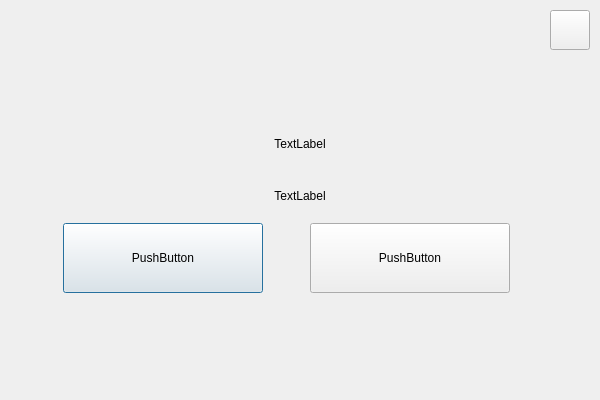
<?xml version="1.0" encoding="UTF-8"?>
<ui version="4.0">
 <class>DlgInfoClass</class>
 <widget class="QDialog" name="DlgInfoClass">
  <property name="geometry">
   <rect>
    <x>0</x>
    <y>0</y>
    <width>600</width>
    <height>400</height>
   </rect>
  </property>
  <property name="minimumSize">
   <size>
    <width>600</width>
    <height>400</height>
   </size>
  </property>
  <property name="maximumSize">
   <size>
    <width>600</width>
    <height>400</height>
   </size>
  </property>
  <property name="windowTitle">
   <string>Dialog</string>
  </property>
  <layout class="QGridLayout" name="gridLayout">
   <property name="leftMargin">
    <number>10</number>
   </property>
   <property name="topMargin">
    <number>10</number>
   </property>
   <property name="rightMargin">
    <number>10</number>
   </property>
   <property name="bottomMargin">
    <number>10</number>
   </property>
   <property name="spacing">
    <number>20</number>
   </property>
   <item row="1" column="0" colspan="7">
    <spacer name="verticalSpacer">
     <property name="orientation">
      <enum>Qt::Orientation::Vertical</enum>
     </property>
     <property name="sizeHint" stdset="0">
      <size>
       <width>20</width>
       <height>40</height>
      </size>
     </property>
    </spacer>
   </item>
   <item row="4" column="2">
    <widget class="QPushButton" name="pushButtonYes">
     <property name="minimumSize">
      <size>
       <width>200</width>
       <height>70</height>
      </size>
     </property>
     <property name="maximumSize">
      <size>
       <width>200</width>
       <height>70</height>
      </size>
     </property>
     <property name="text">
      <string>PushButton</string>
     </property>
    </widget>
   </item>
   <item row="4" column="4">
    <widget class="QPushButton" name="pushButtonNo">
     <property name="minimumSize">
      <size>
       <width>200</width>
       <height>70</height>
      </size>
     </property>
     <property name="maximumSize">
      <size>
       <width>200</width>
       <height>70</height>
      </size>
     </property>
     <property name="text">
      <string>PushButton</string>
     </property>
    </widget>
   </item>
   <item row="4" column="3">
    <spacer name="horizontalSpacer_2">
     <property name="orientation">
      <enum>Qt::Orientation::Horizontal</enum>
     </property>
     <property name="sizeHint" stdset="0">
      <size>
       <width>26</width>
       <height>20</height>
      </size>
     </property>
    </spacer>
   </item>
   <item row="4" column="1">
    <spacer name="horizontalSpacer_3">
     <property name="orientation">
      <enum>Qt::Orientation::Horizontal</enum>
     </property>
     <property name="sizeHint" stdset="0">
      <size>
       <width>26</width>
       <height>20</height>
      </size>
     </property>
    </spacer>
   </item>
   <item row="2" column="0" colspan="7">
    <widget class="QLabel" name="labelTitle">
     <property name="minimumSize">
      <size>
       <width>0</width>
       <height>50</height>
      </size>
     </property>
     <property name="maximumSize">
      <size>
       <width>16777215</width>
       <height>50</height>
      </size>
     </property>
     <property name="text">
      <string>TextLabel</string>
     </property>
     <property name="alignment">
      <set>Qt::AlignmentFlag::AlignCenter</set>
     </property>
    </widget>
   </item>
   <item row="0" column="6">
    <widget class="QToolButton" name="toolButtonDlgClose">
     <property name="minimumSize">
      <size>
       <width>40</width>
       <height>40</height>
      </size>
     </property>
     <property name="maximumSize">
      <size>
       <width>40</width>
       <height>40</height>
      </size>
     </property>
     <property name="text">
      <string/>
     </property>
     <property name="icon">
      <iconset theme="QIcon::ThemeIcon::ApplicationExit"/>
     </property>
     <property name="iconSize">
      <size>
       <width>30</width>
       <height>30</height>
      </size>
     </property>
    </widget>
   </item>
   <item row="0" column="0" colspan="6">
    <spacer name="horizontalSpacer_6">
     <property name="orientation">
      <enum>Qt::Orientation::Horizontal</enum>
     </property>
     <property name="sizeHint" stdset="0">
      <size>
       <width>543</width>
       <height>27</height>
      </size>
     </property>
    </spacer>
   </item>
   <item row="4" column="0">
    <spacer name="horizontalSpacer">
     <property name="orientation">
      <enum>Qt::Orientation::Horizontal</enum>
     </property>
     <property name="sizeHint" stdset="0">
      <size>
       <width>26</width>
       <height>20</height>
      </size>
     </property>
    </spacer>
   </item>
   <item row="5" column="0" colspan="7">
    <spacer name="verticalSpacer_2">
     <property name="orientation">
      <enum>Qt::Orientation::Vertical</enum>
     </property>
     <property name="sizeHint" stdset="0">
      <size>
       <width>20</width>
       <height>40</height>
      </size>
     </property>
    </spacer>
   </item>
   <item row="6" column="0" colspan="7">
    <spacer name="verticalSpacer_3">
     <property name="orientation">
      <enum>Qt::Orientation::Vertical</enum>
     </property>
     <property name="sizeHint" stdset="0">
      <size>
       <width>20</width>
       <height>40</height>
      </size>
     </property>
    </spacer>
   </item>
   <item row="4" column="5" colspan="2">
    <spacer name="horizontalSpacer_5">
     <property name="orientation">
      <enum>Qt::Orientation::Horizontal</enum>
     </property>
     <property name="sizeHint" stdset="0">
      <size>
       <width>27</width>
       <height>20</height>
      </size>
     </property>
    </spacer>
   </item>
   <item row="3" column="0" colspan="7">
    <widget class="QLabel" name="labelContent">
     <property name="text">
      <string>TextLabel</string>
     </property>
     <property name="alignment">
      <set>Qt::AlignmentFlag::AlignCenter</set>
     </property>
    </widget>
   </item>
  </layout>
 </widget>
 <resources/>
 <connections>
  <connection>
   <sender>pushButtonYes</sender>
   <signal>clicked()</signal>
   <receiver>DlgInfoClass</receiver>
   <slot>close()</slot>
   <hints>
    <hint type="sourcelabel">
     <x>190</x>
     <y>357</y>
    </hint>
    <hint type="destinationlabel">
     <x>305</x>
     <y>366</y>
    </hint>
   </hints>
  </connection>
  <connection>
   <sender>pushButtonNo</sender>
   <signal>clicked()</signal>
   <receiver>DlgInfoClass</receiver>
   <slot>close()</slot>
   <hints>
    <hint type="sourcelabel">
     <x>432</x>
     <y>345</y>
    </hint>
    <hint type="destinationlabel">
     <x>549</x>
     <y>349</y>
    </hint>
   </hints>
  </connection>
  <connection>
   <sender>toolButtonDlgClose</sender>
   <signal>clicked()</signal>
   <receiver>DlgInfoClass</receiver>
   <slot>close()</slot>
   <hints>
    <hint type="sourcelabel">
     <x>572</x>
     <y>32</y>
    </hint>
    <hint type="destinationlabel">
     <x>528</x>
     <y>24</y>
    </hint>
   </hints>
  </connection>
 </connections>
</ui>
